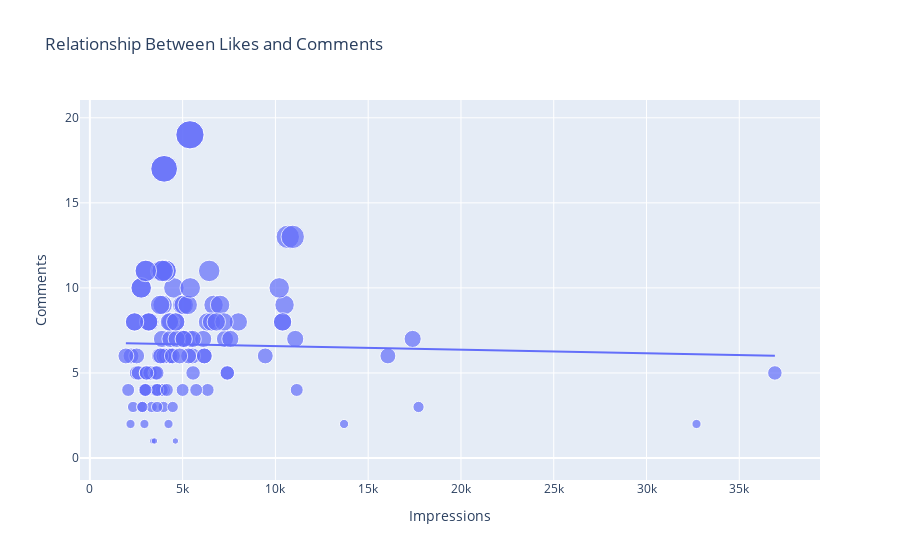

Here is the notebook cell this chart was saved with:
### Code cell
figure_two = px.scatter(data_frame= df, x= "Impressions", y = "Comments", size= "Comments",
                    trendline= "ols", 
                    title= "Relationship Between Likes and Comments")
figure_two.show()
